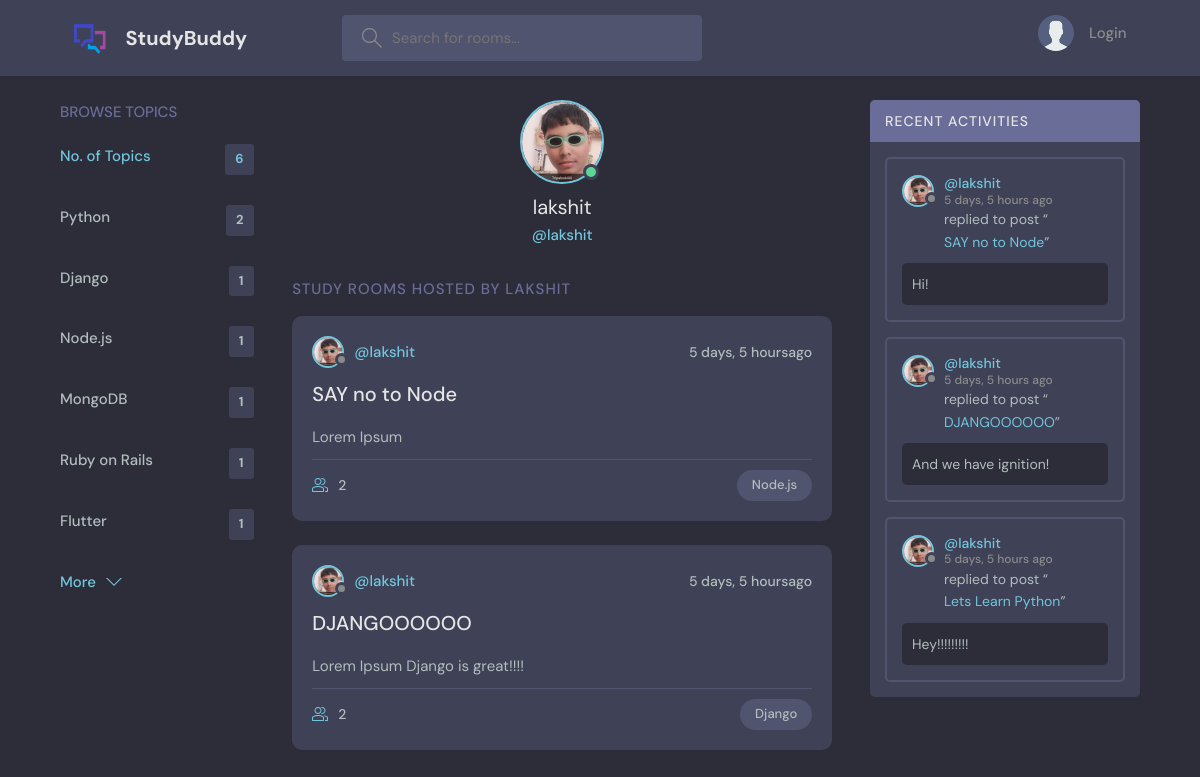
Page /user-profile/2/ on the committed database.
### base/models.py (models this page shows, shortened)
class Topic(models.Model):
    name = models.CharField(max_length=200)

class User(AbstractUser):
    name = models.CharField(max_length=200,null=True)
    email = models.EmailField(unique=True,null=True)
    bio= models.TextField(null=True)
    avatar = models.ImageField(null=True,default="avatar.svg")
    USERNAME_FIELD='email'
    REQUIRED_FIELDS = []

class Room(models.Model):
    host = models.ForeignKey(User, on_delete=models.SET_NULL,null=True)
    topic = models.ForeignKey(Topic, on_delete=models.SET_NULL,null=True)
    name = models.CharField(max_length=200)
    description= models.TextField(null=True, blank=True)
    participants= models.ManyToManyField(User,related_name='participants', blank =True)
    updated = models.DateTimeField(auto_now=True)
    created = models.DateTimeField(auto_now_add=True)
    class Meta:
        ordering=['-updated','-created']

class Message(models.Model):
    user = models.ForeignKey(User, on_delete=models.CASCADE)
    room = models.ForeignKey(Room, on_delete=models.CASCADE)
    body = models.TextField()
    updated = models.DateTimeField(auto_now=True)
    created = models.DateTimeField(auto_now_add=True)
    class Meta:
        ordering=['-updated','-created']

### base/views.py (the view)
# urls.py: path('user-profile/<str:pk>/',views.userProfile,name="user-profile"),
def userProfile(request,pk):
    user = User.objects.get(id=pk)
    user_rooms= user.room_set.all()
    room_messages=user.message_set.all()
    topics = Topic.objects.all()
    context = {'user':user,'rooms':user_rooms,'topics':topics,'room_messages':room_messages}
    return render(request, 'base/user_profile.html',context)

### base/templates/base/user_profile.html (shortened to what this page needs)
{% extends 'main.html' %}
{% load static %}
 {% block content %}
<main class="profile-page layout layout--3">
  <div class="container">
    {% include 'base/topics_components.html' %}
    <div class="roomList">
      <div class="profile">
        <div class="profile__avatar">
          <div class="avatar avatar--large active">
            <img src={{user.avatar.url}} />
          </div>
        </div>
        <div class="profile__info">
          <h3>{{user.username}}</h3>
          <p>@{{user.username}}</p>
        </div>
      </div>
      <div class="roomList__header">
        <div>
          <h2>Study Rooms Hosted by {{user.username}}</h2>
        </div>
      </div>
      {% include 'base/feed_component.html' %}
    </div>
    {% include 'base/activity_component.html' %}
  </div>
</main>
{% endblock content %}

### base/templates/base/topics_components.html
<div class="topics">
    <div class="topics__header">
      <h2>Browse Topics</h2>
    </div>
    <ul class="topics__list">
      <li>
        <a href="{% url 'homepage' %}" class="active">No. of Topics <span>{{topics.count}}</span></a>
      </li>
      {% for topic in topics %}
      <li>
        <a href="{% url 'homepage' %}?q={{topic.name}}">{{topic.name}} <span>{{topic.room_set.all.count}}</span></a>
      </li>
    {% endfor %}
    </ul>
    <a class="btn btn--link" href="{% url 'topics' %}">
      More
      <svg
        version="1.1"
        xmlns="http://www.w3.org/2000/svg"
        width="32"
        height="32"
        viewBox="0 0 32 32"
      >
        <title>chevron-down</title>
        <path d="M16 21l-13-13h-3l16 16 16-16h-3l-13 13z"></path>
      </svg>
    </a>
  </div>

### base/templates/base/feed_component.html (shortened to what this page needs)
{% load static %}
{% for room in rooms %}
<div class="roomListRoom">
    <div class="roomListRoom__header">
      <a href="{% url 'user-profile' room.host.id %}" class="roomListRoom__author">
        <div class="avatar avatar--small">
          <img src={{room.host.avatar.url}} alt="User_logo"/>
        </div>
        <span>@{{room.host.username}}</span>
      </a>
      <div class="roomListRoom__actions">
        <span>{{room.created|timesince}}ago</span>
      </div>
    </div>
    <div class="roomListRoom__content">
      <a href="{% url 'room' room.id %}">{{room.name}}</a>
      <p>
        {{room.description}}
      </p>
    </div>
    <div class="roomListRoom__meta">
      <a href="{% url 'room' room.id %}" class="roomListRoom__joined">
        {{room.participants.count}}
      </a>
      <p class="roomListRoom__topic">{{room.topic.name}}</p>
    </div>
  </div>
  {% endfor %}

### base/templates/base/activity_component.html (shortened to what this page needs)
{% load static %}
<div class="activities">
    <div class="activities__header">
      <h2>Recent Activities</h2>
    </div>
    {% for message in room_messages %}
    <div class="activities__box">
      <div class="activities__boxHeader roomListRoom__header">
        <a href="{% url 'user-profile' message.user.id %}" class="roomListRoom__author">
          <div class="avatar avatar--small">
            <img src={{message.user.avatar.url}}/>
          </div>
          <p>
            @{{message.user.username}}
            <span>{{message.created|timesince}} ago</span>
          </p>
        </a>
      </div>
      <div class="activities__boxContent">
        <p>
          replied to post “<a href="{% url 'room' message.room.id %}">{{message.room.name}}</a
          >”
        </p>
        <div class="activities__boxRoomContent">
          {{message.body}}
        </div>
      </div>
    </div>
    {% endfor %}
  </div>

### rows in the picture
Topic: name "Python", room_set.all.count "2"
Topic: name "Django", room_set.all.count "1"
Topic: name "Node.js", room_set.all.count "1"
Topic: name "MongoDB", room_set.all.count "1"
Topic: name "Ruby on Rails", room_set.all.count "1"
Topic: name "Flutter", room_set.all.count "1"
User: avatar (picture), username "lakshit", username "LAKSHIT"
Room: host.avatar (picture), host.username "lakshit", created "5 days, 5 hours", name "SAY no to Node", description "Lorem Ipsum", participants.count "2", topic.name "Node.js"
Room: host.avatar (picture), host.username "lakshit", created "5 days, 5 hours", name "DJANGOOOOOO", description "Lorem Ipsum Django is great!!!!", participants.count "2", topic.name "Django"
Message: user.avatar (picture), user.username "lakshit", created "5 days, 5 hours", room.name "SAY no to Node", body "Hi!"
Message: user.avatar (picture), user.username "lakshit", created "5 days, 5 hours", room.name "DJANGOOOOOO", body "And we have ignition!"
Message: user.avatar (picture), user.username "lakshit", created "5 days, 5 hours", room.name "Lets Learn Python", body "Hey!!!!!!!!!"

### other values in the picture
{{ topics.count }} "6"
